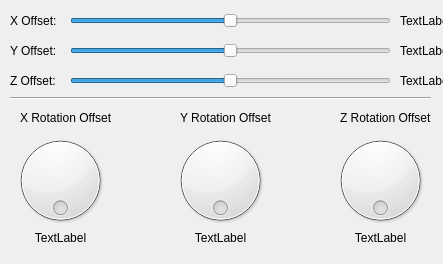
<?xml version="1.0" encoding="UTF-8"?>
<ui version="4.0">
 <class>ARTKinectCalibrationWidget</class>
 <widget class="QDialog" name="ARTKinectCalibrationWidget">
  <property name="geometry">
   <rect>
    <x>0</x>
    <y>0</y>
    <width>443</width>
    <height>264</height>
   </rect>
  </property>
  <property name="minimumSize">
   <size>
    <width>443</width>
    <height>264</height>
   </size>
  </property>
  <property name="maximumSize">
   <size>
    <width>443</width>
    <height>264</height>
   </size>
  </property>
  <property name="windowTitle">
   <string>Kinect Offset Calibration</string>
  </property>
  <widget class="QLabel" name="label">
   <property name="geometry">
    <rect>
     <x>10</x>
     <y>10</y>
     <width>51</width>
     <height>21</height>
    </rect>
   </property>
   <property name="text">
    <string>X Offset:</string>
   </property>
  </widget>
  <widget class="QLabel" name="label_2">
   <property name="geometry">
    <rect>
     <x>10</x>
     <y>40</y>
     <width>51</width>
     <height>21</height>
    </rect>
   </property>
   <property name="text">
    <string>Y Offset:</string>
   </property>
  </widget>
  <widget class="QLabel" name="label_3">
   <property name="geometry">
    <rect>
     <x>10</x>
     <y>70</y>
     <width>51</width>
     <height>21</height>
    </rect>
   </property>
   <property name="text">
    <string>Z Offset:</string>
   </property>
  </widget>
  <widget class="QSlider" name="x_loc_slider">
   <property name="geometry">
    <rect>
     <x>70</x>
     <y>10</y>
     <width>321</width>
     <height>22</height>
    </rect>
   </property>
   <property name="minimum">
    <number>-500</number>
   </property>
   <property name="maximum">
    <number>500</number>
   </property>
   <property name="pageStep">
    <number>1</number>
   </property>
   <property name="value">
    <number>0</number>
   </property>
   <property name="orientation">
    <enum>Qt::Horizontal</enum>
   </property>
  </widget>
  <widget class="QSlider" name="y_loc_slider">
   <property name="geometry">
    <rect>
     <x>70</x>
     <y>40</y>
     <width>321</width>
     <height>22</height>
    </rect>
   </property>
   <property name="minimum">
    <number>-500</number>
   </property>
   <property name="maximum">
    <number>500</number>
   </property>
   <property name="pageStep">
    <number>1</number>
   </property>
   <property name="orientation">
    <enum>Qt::Horizontal</enum>
   </property>
  </widget>
  <widget class="QSlider" name="z_loc_slider">
   <property name="geometry">
    <rect>
     <x>70</x>
     <y>70</y>
     <width>321</width>
     <height>22</height>
    </rect>
   </property>
   <property name="minimum">
    <number>-500</number>
   </property>
   <property name="maximum">
    <number>500</number>
   </property>
   <property name="pageStep">
    <number>1</number>
   </property>
   <property name="value">
    <number>0</number>
   </property>
   <property name="orientation">
    <enum>Qt::Horizontal</enum>
   </property>
  </widget>
  <widget class="QLabel" name="x_loc">
   <property name="geometry">
    <rect>
     <x>400</x>
     <y>10</y>
     <width>46</width>
     <height>21</height>
    </rect>
   </property>
   <property name="text">
    <string>TextLabel</string>
   </property>
  </widget>
  <widget class="QLabel" name="y_loc">
   <property name="geometry">
    <rect>
     <x>400</x>
     <y>40</y>
     <width>46</width>
     <height>21</height>
    </rect>
   </property>
   <property name="text">
    <string>TextLabel</string>
   </property>
  </widget>
  <widget class="QLabel" name="z_loc">
   <property name="geometry">
    <rect>
     <x>400</x>
     <y>70</y>
     <width>46</width>
     <height>21</height>
    </rect>
   </property>
   <property name="text">
    <string>TextLabel</string>
   </property>
  </widget>
  <widget class="Line" name="line">
   <property name="geometry">
    <rect>
     <x>10</x>
     <y>90</y>
     <width>421</width>
     <height>16</height>
    </rect>
   </property>
   <property name="orientation">
    <enum>Qt::Horizontal</enum>
   </property>
  </widget>
  <widget class="QDial" name="x_rot_dial">
   <property name="geometry">
    <rect>
     <x>10</x>
     <y>130</y>
     <width>101</width>
     <height>101</height>
    </rect>
   </property>
   <property name="maximum">
    <number>359</number>
   </property>
   <property name="wrapping">
    <bool>true</bool>
   </property>
  </widget>
  <widget class="QDial" name="y_rot_dial">
   <property name="geometry">
    <rect>
     <x>170</x>
     <y>130</y>
     <width>101</width>
     <height>101</height>
    </rect>
   </property>
   <property name="maximum">
    <number>359</number>
   </property>
   <property name="wrapping">
    <bool>true</bool>
   </property>
  </widget>
  <widget class="QDial" name="z_rot_dial">
   <property name="geometry">
    <rect>
     <x>330</x>
     <y>130</y>
     <width>101</width>
     <height>101</height>
    </rect>
   </property>
   <property name="maximum">
    <number>359</number>
   </property>
   <property name="wrapping">
    <bool>true</bool>
   </property>
  </widget>
  <widget class="QLabel" name="label_4">
   <property name="geometry">
    <rect>
     <x>20</x>
     <y>110</y>
     <width>91</width>
     <height>16</height>
    </rect>
   </property>
   <property name="text">
    <string>X Rotation Offset</string>
   </property>
  </widget>
  <widget class="QLabel" name="label_5">
   <property name="geometry">
    <rect>
     <x>180</x>
     <y>110</y>
     <width>91</width>
     <height>16</height>
    </rect>
   </property>
   <property name="text">
    <string>Y Rotation Offset</string>
   </property>
  </widget>
  <widget class="QLabel" name="label_6">
   <property name="geometry">
    <rect>
     <x>340</x>
     <y>110</y>
     <width>91</width>
     <height>16</height>
    </rect>
   </property>
   <property name="text">
    <string>Z Rotation Offset</string>
   </property>
  </widget>
  <widget class="QLabel" name="x_rot">
   <property name="geometry">
    <rect>
     <x>35</x>
     <y>230</y>
     <width>51</width>
     <height>16</height>
    </rect>
   </property>
   <property name="text">
    <string>TextLabel</string>
   </property>
   <property name="alignment">
    <set>Qt::AlignCenter</set>
   </property>
  </widget>
  <widget class="QLabel" name="y_rot">
   <property name="geometry">
    <rect>
     <x>195</x>
     <y>230</y>
     <width>51</width>
     <height>16</height>
    </rect>
   </property>
   <property name="text">
    <string>TextLabel</string>
   </property>
   <property name="alignment">
    <set>Qt::AlignCenter</set>
   </property>
  </widget>
  <widget class="QLabel" name="z_rot">
   <property name="geometry">
    <rect>
     <x>355</x>
     <y>230</y>
     <width>51</width>
     <height>16</height>
    </rect>
   </property>
   <property name="text">
    <string>TextLabel</string>
   </property>
   <property name="alignment">
    <set>Qt::AlignCenter</set>
   </property>
  </widget>
 </widget>
 <resources/>
 <connections/>
</ui>
